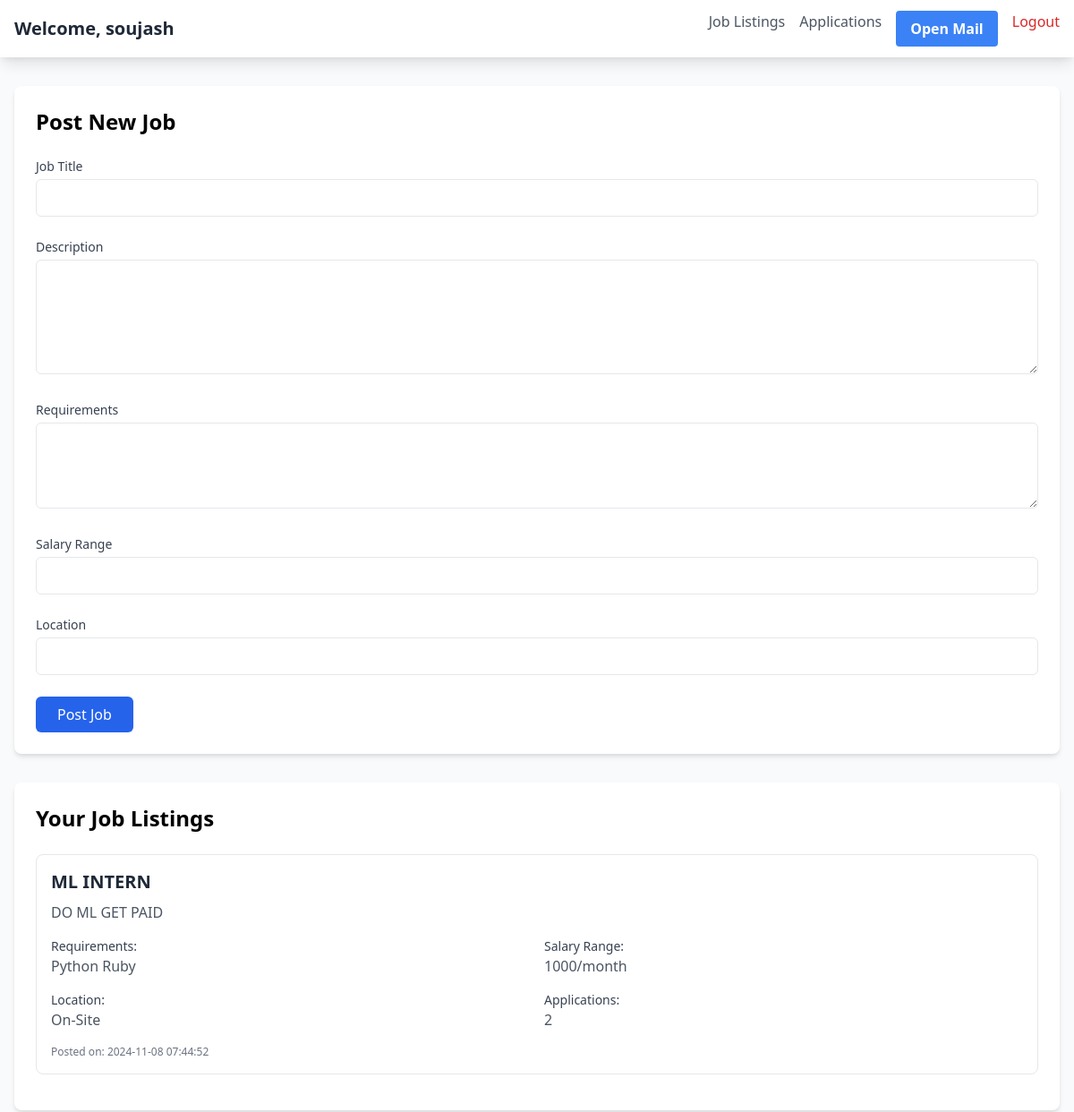
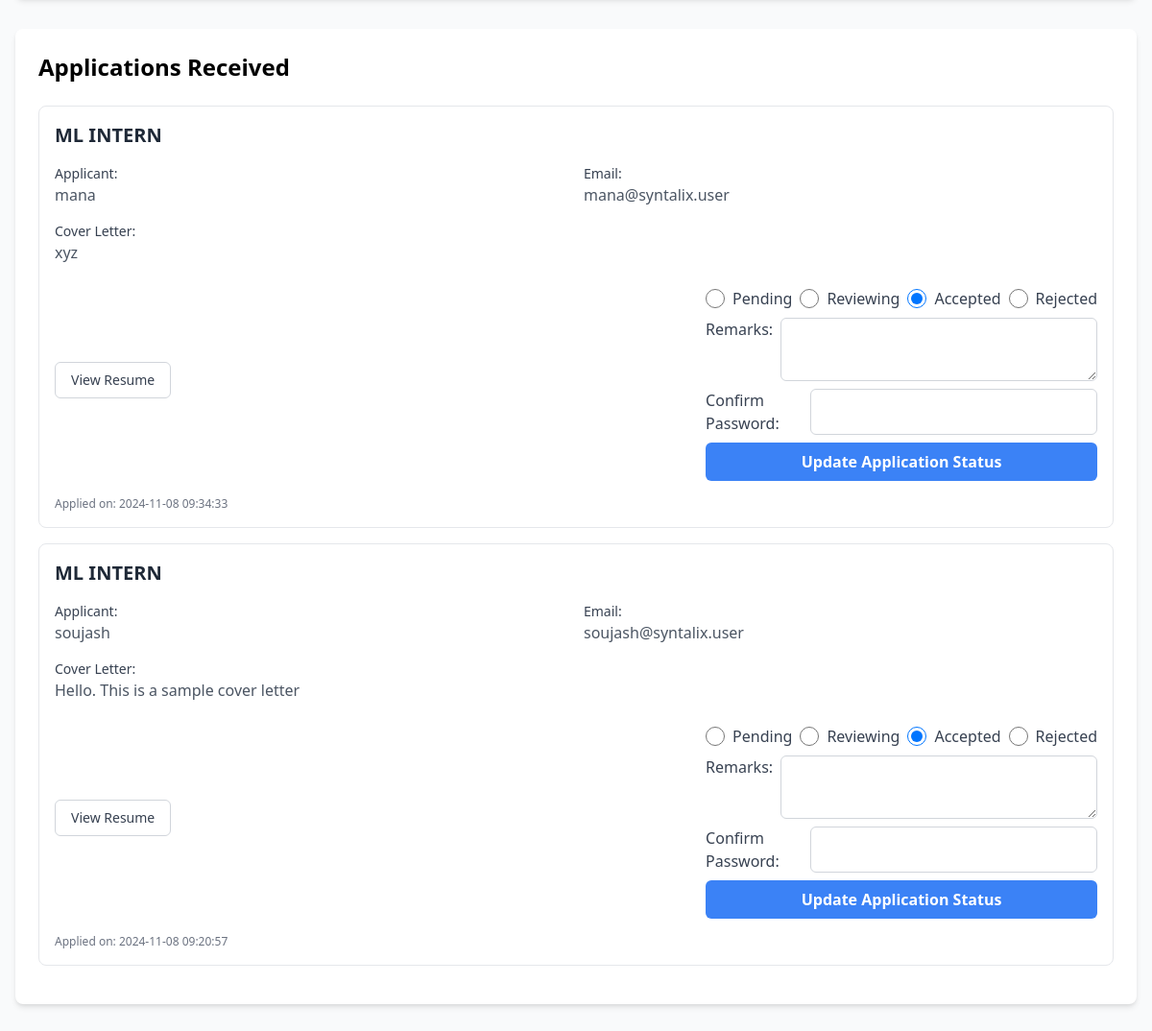
The page /company/dashboard (signed in) on the database its author committed (2 pictures, top to bottom).
### tables this page shows
CREATE TABLE users (
                        id INTEGER PRIMARY KEY AUTOINCREMENT,
                        username TEXT NOT NULL UNIQUE,
                        email TEXT NOT NULL UNIQUE,
                        password TEXT NOT NULL,
                        photo TEXT NOT NULL,
                        resume TEXT NOT NULL,
                        created_at TIMESTAMP DEFAULT CURRENT_TIMESTAMP);

CREATE TABLE job_listings (
                        id INTEGER PRIMARY KEY AUTOINCREMENT,
                        company_id INTEGER NOT NULL,
                        title TEXT NOT NULL,
                        description TEXT NOT NULL,
                        requirements TEXT NOT NULL,
                        salary_range TEXT,
                        location TEXT,
                        created_at TIMESTAMP DEFAULT CURRENT_TIMESTAMP,
                        FOREIGN KEY (company_id) REFERENCES companies (id));

CREATE TABLE applications (
                        id INTEGER PRIMARY KEY AUTOINCREMENT,
                        job_id INTEGER NOT NULL,
                        user_id INTEGER NOT NULL,
                        status TEXT DEFAULT 'pending',
                        cover_letter TEXT,
                        created_at TIMESTAMP DEFAULT CURRENT_TIMESTAMP,
                        FOREIGN KEY (job_id) REFERENCES job_listings (id),
                        FOREIGN KEY (user_id) REFERENCES users (id));

### app.py (the view)
@app.route('/company/dashboard')
def company_dashboard():
    if not session.get('company_id'):
        return redirect(url_for('company_login_signup'))
    conn = get_db()
    cursor = conn.cursor()
    cursor.execute('SELECT * FROM companies WHERE id = ?', (session['company_id'],))
    company = cursor.fetchone()
    cursor.execute('''
        SELECT j.*, COUNT(a.id) as application_count
        FROM job_listings j
        LEFT JOIN applications a ON j.id = a.job_id
        WHERE j.company_id = ?
        GROUP BY j.id
        ORDER BY j.created_at DESC''',
        (session['company_id'],))
    job_listings = cursor.fetchall()
    cursor.execute('''
        SELECT a.*, j.title as job_title, u.username, u.email, u.resume
        FROM applications a
        JOIN job_listings j ON a.job_id = j.id
        JOIN users u ON a.user_id = u.id
        WHERE j.company_id = ?
        ORDER BY a.created_at DESC''',
        (session['company_id'],))
    applications = cursor.fetchall()
    conn.close()
    return render_template('company_dashboard.html',
                         company=company,
                         job_listings=job_listings,
                         applications=applications)

### app.py (called while the page is built)
def get_db():
    conn = sqlite3.connect('jobportal.db')
    conn.row_factory = sqlite3.Row
    return conn

### templates/company_dashboard.html (shortened to what this page needs)
<!DOCTYPE html>
<html lang="en">
<head>
    <link href="https://cdnjs.cloudflare.com/ajax/libs/tailwindcss/2.2.19/tailwind.min.css" rel="stylesheet">
</head>
<body class="bg-gray-50">
    <nav class="bg-white shadow-lg">
        <div class="max-w-7xl mx-auto px-4 py-3">
            <div class="flex justify-between items-center">
                <h1 class="text-xl font-bold text-gray-800">Welcome, {{ session.company_name }}</h1>
                <div class="flex space-x-4">
                    <a href="#job-listings" class="text-gray-600 hover:text-gray-900">Job Listings</a>
                    <a href="#applications" class="text-gray-600 hover:text-gray-900">Applications</a>
                    <a href="{{ url_for('open_company_mail') }}"
                       class="bg-blue-500 hover:bg-blue-700 text-white font-bold py-2 px-4 rounded">
                        Open Mail
                    </a>
                    <a href="{{ url_for('company_logout') }}" class="text-red-600 hover:text-red-800">Logout</a>
                </div>
            </div>
        </div>
    </nav>
    <main class="max-w-7xl mx-auto px-4 py-8">
        <section id="post-job" class="bg-white rounded-lg shadow-md p-6 mb-8">
            <h2 class="text-2xl font-bold mb-6">Post New Job</h2>
            <form action="{{ url_for('post_job') }}" method="POST" class="space-y-6">
                <div class="form-group">
                    <label for="job_title" class="block text-sm font-medium text-gray-700 mb-1">Job Title</label>
                    <input type="text"
                           id="job_title"
                           name="job_title"
                           required
                           class="w-full p-2 border rounded-md">
                </div>
                <div class="form-group">
                    <label for="description" class="block text-sm font-medium text-gray-700 mb-1">Description</label>
                    <textarea id="description"
                              name="description"
                              required
                              class="w-full p-2 border rounded-md h-32"></textarea>
                </div>
                <div class="form-group">
                    <label for="requirements" class="block text-sm font-medium text-gray-700 mb-1">Requirements</label>
                    <textarea id="requirements"
                              name="requirements"
                              required
                              class="w-full p-2 border rounded-md h-24"></textarea>
                </div>
                <div class="form-group">
                    <label for="salary_range" class="block text-sm font-medium text-gray-700 mb-1">Salary Range</label>
                    <input type="text"
                           id="salary_range"
                           name="salary_range"
                           required
                           class="w-full p-2 border rounded-md">
                </div>
                <div class="form-group">
                    <label for="location" class="block text-sm font-medium text-gray-700 mb-1">Location</label>
                    <input type="text"
                           id="location"
                           name="location"
                           required
                           class="w-full p-2 border rounded-md">
                </div>
                <button type="submit"
                        class="bg-blue-600 text-white px-6 py-2 rounded-md hover:bg-blue-700 transition duration-200">
                    Post Job
                </button>
            </form>
        </section>
        <section id="job-listings" class="bg-white rounded-lg shadow-md p-6 mb-8">
            <h2 class="text-2xl font-bold mb-6">Your Job Listings</h2>
            {% if job_listings %}
                {% for job in job_listings %}
                <div class="job-card border rounded-lg p-4 mb-4">
                    <h3 class="text-xl font-semibold text-gray-800">{{ job.title }}</h3>
                    <p class="my-2 text-gray-600">{{ job.description }}</p>
                    <div class="grid grid-cols-1 md:grid-cols-2 gap-4 mt-4">
                        <div>
                            <p class="text-sm font-medium text-gray-700">Requirements:</p>
                            <p class="text-gray-600">{{ job.requirements }}</p>
                        </div>
                        <div>
                            <p class="text-sm font-medium text-gray-700">Salary Range:</p>
                            <p class="text-gray-600">{{ job.salary_range }}</p>
                        </div>
                        <div>
                            <p class="text-sm font-medium text-gray-700">Location:</p>
                            <p class="text-gray-600">{{ job.location }}</p>
                        </div>
                        <div>
                            <p class="text-sm font-medium text-gray-700">Applications:</p>
                            <p class="text-gray-600">{{ job.application_count }}</p>
                        </div>
                    </div>
                    <p class="text-xs text-gray-500 mt-4">Posted on: {{ job.created_at }}</p>
                </div>
                {% endfor %}
            {% else %}
                <p class="text-gray-600">No job listings yet.</p>
            {% endif %}
        </section>
        <section id="applications" class="bg-white rounded-lg shadow-md p-6">
            <h2 class="text-2xl font-bold mb-6">Applications Received</h2>
            {% if applications %}
                {% for app in applications %}
                <div class="application-card border rounded-lg p-4 mb-4">
                    <h3 class="text-xl font-semibold text-gray-800">{{ app.job_title }}</h3>
                    <div class="grid grid-cols-1 md:grid-cols-2 gap-4 mt-4">
                        <div>
                            <p class="text-sm font-medium text-gray-700">Applicant:</p>
                            <p class="text-gray-600">{{ app.username }}</p>
                        </div>
                        <div>
                            <p class="text-sm font-medium text-gray-700">Email:</p>
                            <p class="text-gray-600">{{ app.email }}</p>
                        </div>
                    </div>
                    <div class="mt-4">
                        <p class="text-sm font-medium text-gray-700">Cover Letter:</p>
                        <p class="text-gray-600">{{ app.cover_letter }}</p>
                    </div>
                    <div class="mt-4 flex items-center justify-between">
                        <a href="{{ url_for('static', filename='uploads/' + app.resume) }}"
                           target="_blank"
                           class="inline-flex items-center px-4 py-2 border border-gray-300 rounded-md text-sm font-medium text-gray-700 bg-white hover:bg-gray-50">
                            View Resume
                        </a>
                        <form action="{{ url_for('update_application_status') }}" method="POST" class="flex flex-col space-y-2">
                            <div class="flex space-x-2">
                              <label class="flex items-center">
                                <input type="radio" name="status" value="Pending" class="form-radio h-5 w-5 text-blue-600" {% if app.status == 'Pending' %}checked{% endif %}>
                                <span class="ml-2 text-gray-700">Pending</span>
                              </label>
                              <label class="flex items-center">
                                <input type="radio" name="status" value="Reviewing" class="form-radio h-5 w-5 text-blue-600" {% if app.status == 'Reviewing' %}checked{% endif %}>
                                <span class="ml-2 text-gray-700">Reviewing</span>
                              </label>
                              <label class="flex items-center">
                                <input type="radio" name="status" value="Accepted" class="form-radio h-5 w-5 text-blue-600" {% if app.status == 'Accepted' %}checked{% endif %}>
                                <span class="ml-2 text-gray-700">Accepted</span>
                              </label>
                              <label class="flex items-center">
                                <input type="radio" name="status" value="Rejected" class="form-radio h-5 w-5 text-blue-600" {% if app.status == 'Rejected' %}checked{% endif %}>
                                <span class="ml-2 text-gray-700">Rejected</span>
                              </label>
                            </div>
                            <div class="flex space-x-2">
                              <label for="remarks" class="text-gray-700 font-medium">Remarks:</label>
                              <textarea name="remarks" id="remarks" rows="2" class="border border-gray-300 rounded-md px-3 py-2 w-full"></textarea>
                            </div>
                            <div class="flex space-x-2">
                              <label for="password" class="text-gray-700 font-medium">Confirm Password:</label>
                              <input type="password" name="password" id="password" class="border border-gray-300 rounded-md px-3 py-2 w-full">
                            </div>
                            <button type="submit" class="bg-blue-500 hover:bg-blue-700 text-white font-bold py-2 px-4 rounded-md">
                              Update Application Status
                            </button>
                          </form>
                    </div>
                    <p class="text-xs text-gray-500 mt-4">Applied on: {{ app.created_at }}</p>
                </div>
                {% endfor %}
            {% else %}
                <p class="text-gray-600">No applications received yet.</p>
            {% endif %}
        </section>
    </main>
</body>
</html>

### rows shown on the page
users: company_name "soujash"
job_listings: title "ML INTERN", description "DO ML GET PAID", requirements "Python Ruby", salary_range "1000/month", location "On-Site", application_count "2", created_at "2024-11-08 07:44:52"
applications: job_title "ML INTERN", username "mana", email "mana@syntalix.user", cover_letter "xyz", status "☐ Pending", status "☐ Reviewing", status "☑ Accepted", status "☐ Rejected", created_at "2024-11-08 09:34:33"
applications: job_title "ML INTERN", username "soujash", email "soujash@syntalix.user", cover_letter "Hello. This is a sample cover letter", status "☐ Pending", status "☐ Reviewing", status "☑ Accepted", status "☐ Rejected", created_at "2024-11-08 09:20:57"
